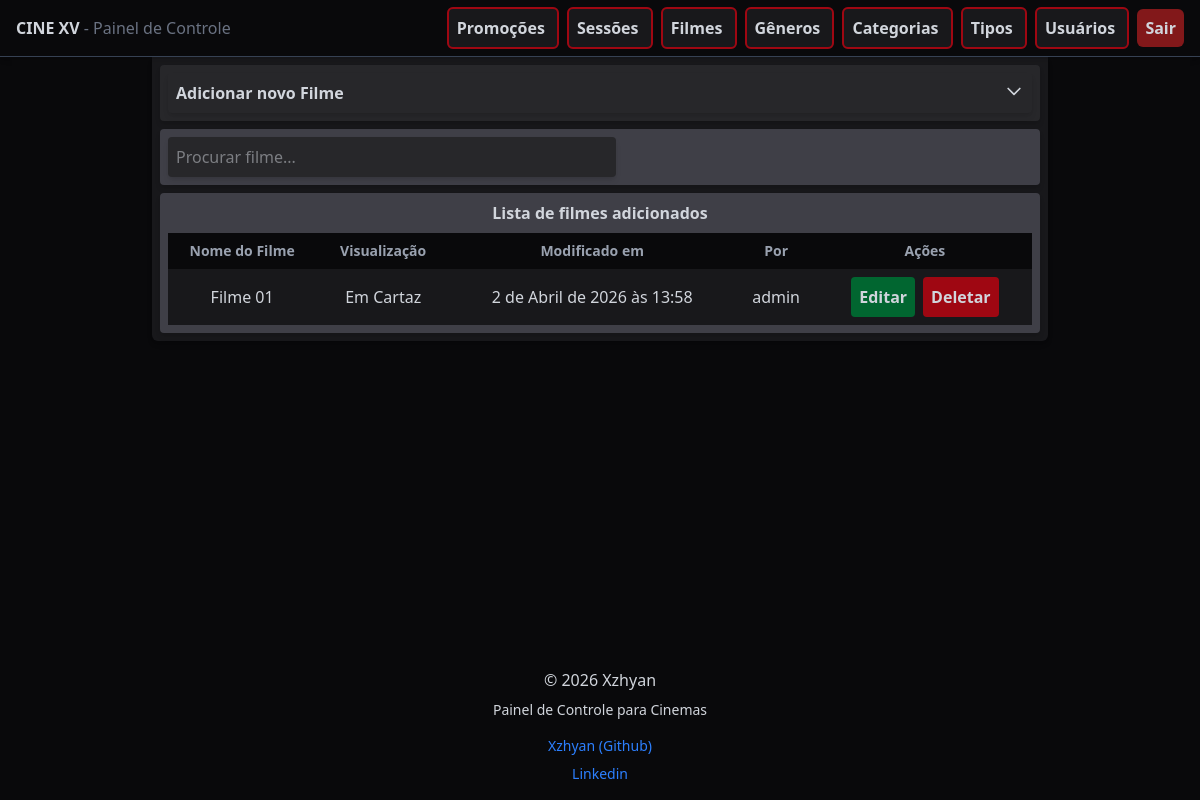
The app's page /films/ (signed in) with its own data.
### api/models.py (models this page shows, shortened)
class FilmCard(models.Model):
    DISPLAY_CHOICES = [
        ('on_display', "Em Cartaz"),
        ('shortly', "Em Breve")
    ]
    AGE_CHOICES = [
        ('livre', "Livre"),
        ('10', "10 Anos"),
        ('12', "12 Anos"),
        ('14', "14 Anos"),
        ('16', "16 Anos"),
        ('18', "18 Anos")
    ]
    name = models.CharField(max_length=200, unique=True)
    film_genre = models.ManyToManyField(FilmGenre, related_name='films')
    description = models.TextField()
    duration = models.PositiveIntegerField()
    director = models.CharField(max_length=200)
    movie_cast = models.TextField()
    age_rating = models.CharField(choices=AGE_CHOICES, default='livre')
    display = models.CharField(choices=DISPLAY_CHOICES, default='on_display')
    on_carousel = models.BooleanField(default=False)
    thumb_image = models.FileField(upload_to='thumbs/')
    banner_image = models.FileField(upload_to='banners/')
    modified_by = models.ForeignKey(User, on_delete=models.SET_NULL, null=True, related_name='mod_films')
    modified_at = models.DateTimeField(auto_now_add=True)

### control/models.py (models this page shows, shortened)
class CustomUser(AbstractBaseUser, PermissionsMixin):
    username = models.CharField(max_length=200, unique=True)
    is_active = models.BooleanField(default=False)
    is_admin = models.BooleanField(default=False)
    objects = CustomUserManager()
    USERNAME_FIELD = 'username'
    REQUIRED_FIELDS = []
    def __str__(self):
        return self.username

### control/views.py (the view, shortened to what this page needs)
# urls.py: path('films/', views.films),
@login_required(login_url='user-login')
def films(request):
    form = AddFilmCardForm()
    films = FilmCard.objects.all()
    context = {
        'form': form,
        'films': films
    }
    return render(request, 'film/films.html', context)

### api/models.py (called while the page is built)
    def __str__(self):
        return self.name

### control/templates/film/films.html (shortened to what this page needs)
{% extends 'base.html' %}
{% block content %}
<div class="w-4xl bg-zinc-900 mx-auto p-2 rounded-b-md space-y-2 shadow-md">
    <div class="bg-zinc-800 flex flex-col gap-2 text-center items-center rounded-sm p-2 shadow-md">
        <button onclick="toggleAccordion('form_div')" class="w-full flex justify-between hover:bg-zinc-700 cursor-pointer p-2 rounded-sm shadow-md">
            <span>
                <h1 class="font-semibold">Adicionar novo Filme</h1>
            </span>
            <svg id="icon-form_div" fill="none" stroke="currentColor" viewBox="0 0 24 24"
                class="w-5 h-5 transition-transform duration-300 transform"
            >
                <path stroke-linecap="round" stroke-linejoin="round" stroke-width="2" d="M19 9l-7 7-7-7"/>
            </svg>
        </button>
    </div>
    <div id="list_div">
        <div class="bg-zinc-700 flex flex-col gap-2 text-center rounded-sm p-2 shadow-md">
            <input id="search-files" type="search" placeholder="Procurar filme..." class="w-full max-w-md bg-zinc-800 hover:bg-zinc-600 transition rounded-sm p-2 shadow-md">
        </div>
        <div class="bg-zinc-700 flex flex-col mt-2 gap-2 text-center items-center rounded-sm p-2 shadow-md">
            <h1 class="font-semibold">Lista de filmes adicionados</h1>
            <table class="w-full text-center">
                <thead>
                    <tr class="bg-zinc-950 font-semibold text-sm text-gray-400">
                        <th class="p-1">Nome do Filme</th>
                        <th class="p-2">Visualização</th>
                        <th class="p-2">Modificado em</th>
                        <th class="p-2">Por</th>
                        <th class="p-2">Ações</th>
                    </tr>
                </thead>
                <tbody>
                    {% for film in films %}
                    <tr class="bg-zinc-900 hover:bg-zinc-800 transition cursor-pointer">
                        <td class="p-2">{{ film.name }}</td>
                        <td class="p-2">{{ film.get_display_display  }}</td>
                        <td class="p-2">{{ film.modified_at }}</td>
                        <td class="p-2">{{ film.modified_by }}</td>
                        <td class="p-2 flex flex-row justify-center items-center gap-2">
                            <a href="{% url 'film-edit' film.id %}" class="bg-green-800 hover:bg-green-600 p-2 rounded-sm cursor-pointer transition font-semibold">
                                Editar
                            </a>
                            <form method="POST">
                                <button name="form_type" value="delete_form" class="bg-red-800 hover:bg-red-600 p-2 rounded-sm cursor-pointer transition font-semibold">
                                    Deletar
                                </button>
                            </form>
                        </td>
                    </tr>
                    {% endfor %}
                </tbody>
            </table>
        </div>
    </div>
</div>
{% endblock %}

### control/static/styles.css (style rules this page uses)
body { background-image: url("background.png"); background-repeat: no-repeat; background-position: center center; background-size: cover; min-height: 100vh; }

### records on screen
FilmCard: name "Filme 01", display "Em Cartaz", modified_at "2 de Abril de 2026 às 13:58", modified_by "admin"
